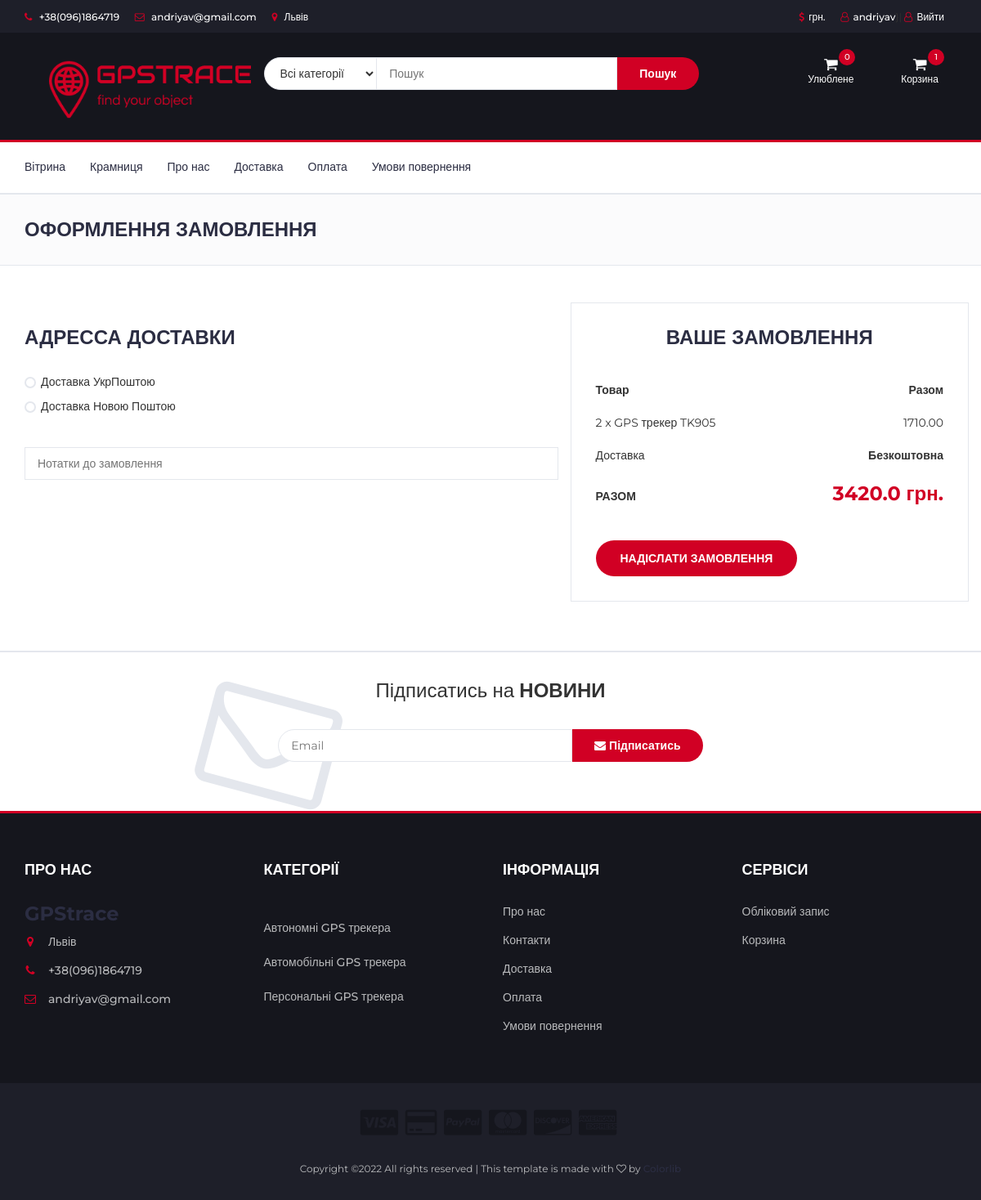
Before: /checkout (signed in) with the older database file.
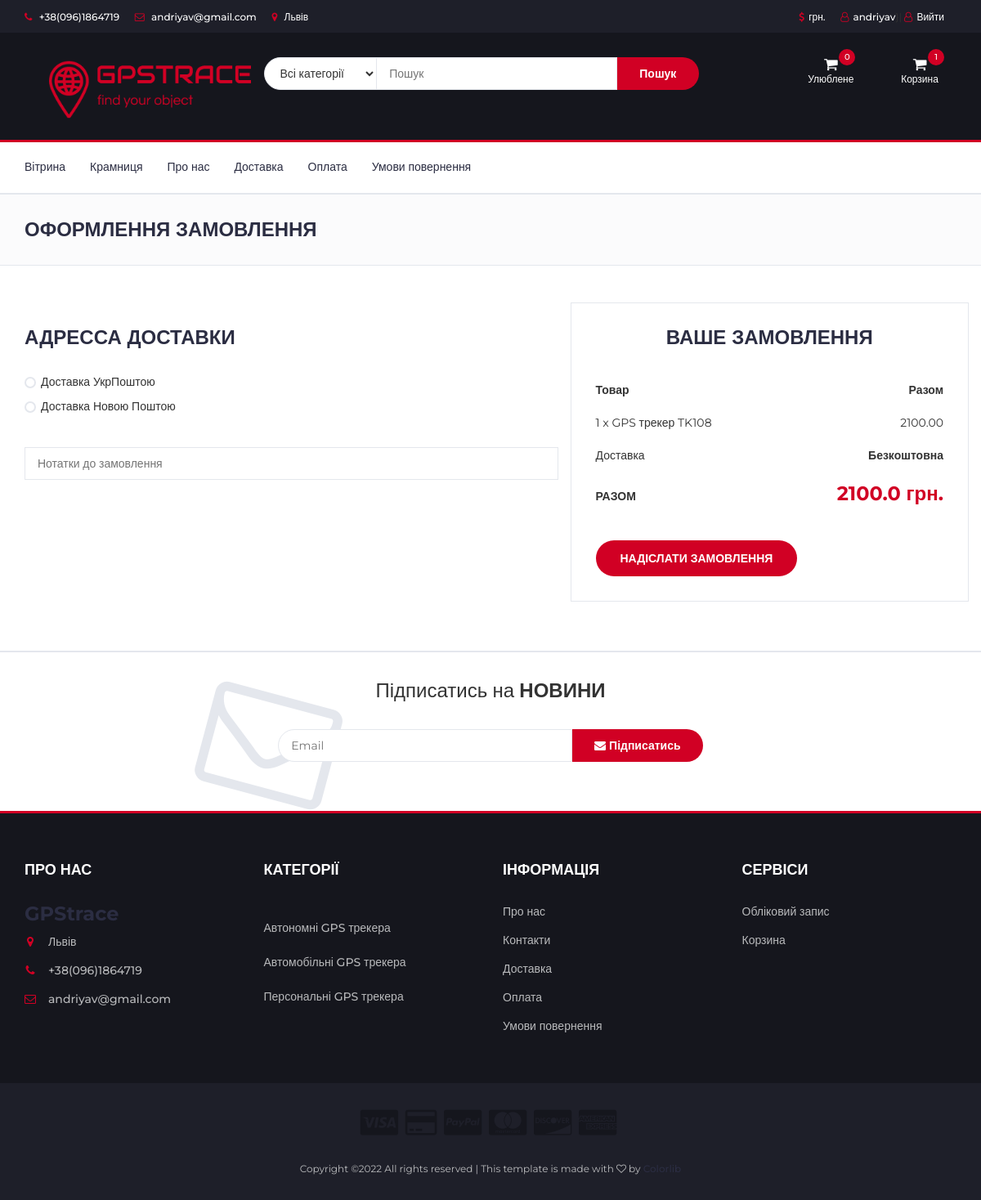
After: the same page with the newer database file.
### store/models.py (models this page shows, shortened)
class OrderItem(models.Model):
    user = models.ForeignKey(settings.AUTH_USER_MODEL,
                             on_delete=models.CASCADE, null=True, blank=True)
    ordered = models.BooleanField(default=False)
    item = models.ForeignKey(Item, on_delete=models.CASCADE)
    quantity = models.IntegerField(default=1)

class Item(models.Model):
    title = models.CharField(max_length=100, null=True, verbose_name='Назва товару')
    slug = models.SlugField(max_length=100, unique=True, db_index=True, null=True)
    photo = models.ImageField(upload_to='img', null=True)
    price = models.FloatField(blank=True, null=True, verbose_name='Ціна товару')
    discount = models.IntegerField(blank=True, null=True, verbose_name='Знижка у %')
    short_description = models.TextField(max_length=5000, null=True, blank=True, verbose_name='Короткий опис')
    description = models.TextField(max_length=5000, null=True, blank=True, verbose_name='Опис')
    details = models.TextField(max_length=5000, null=True, blank=True, verbose_name='Деталі')
    label = models.CharField(choices=LABEL_CHOICES, max_length=20, null=True, blank=True, verbose_name='Акційна мітка')
    battery = models.IntegerField(choices=BATTERY_CHOICES, null=True, blank=True,
                               verbose_name='Ємність акумуляторної батареї')
    cat = models.ForeignKey('Category', on_delete=models.PROTECT, null=True)
    quantity = models.IntegerField(default=1)
    def discount_price_calculation(self):
        self.discount_price = self.price - (self.price * (self.discount / 100))
        return self.discount_price

class Category(models.Model):
    name = models.CharField(max_length=100, db_index=True, verbose_name='Категорія')
    slug = models.SlugField(max_length=255, unique=True, db_index=True, verbose_name='URL', null=True)
    def get_absolute_url(self):
        return reverse('category', kwargs={'cat_slug': self.slug})

class Order(models.Model):
    user = models.ForeignKey(settings.AUTH_USER_MODEL,
                             on_delete=models.CASCADE, null=True, blank=True)
    items = models.ManyToManyField(OrderItem)
    start_date = models.DateTimeField(auto_now_add=True)
    ordered_date = models.DateTimeField()
    ordered = models.BooleanField(default=False)
    ordered_date = models.DateTimeField(null=True)
    first_name = models.CharField(max_length=200,  blank=True, null=True)
    last_name = models.CharField(max_length=200, null=True)
    email = models.CharField(max_length=200, null=True)
    street_address = models.CharField(max_length=200, null=True)
    city = models.CharField(max_length=200, null=True)
    index = models.CharField(max_length=200, null=True)
    phone = models.CharField(max_length=200, null=True)
    first_name_np = models.CharField(max_length=200, blank=True, null=True)
    last_name_np = models.CharField(max_length=200, null=True)
    phone_np = models.CharField(max_length=200, null=True)
    city_np = models.CharField(max_length=200, null=True)
    address_np = models.CharField(max_length=200, null=True)
    order_notes = models.TextField(max_length=5000, null=True, blank=True)

### account/models.py (models this page shows, shortened)
class UserBase(AbstractBaseUser, PermissionsMixin):
    email = models.EmailField(_('Електронна адреса'), unique=True)
    user_name = models.CharField(max_length=150, unique=True)
    first_name = models.CharField(max_length=150, blank=True)
    about = models.TextField(_(
        'about'), max_length=500, blank=True)
    phone_number = models.CharField(max_length=15, blank=True)
    postcode = models.CharField(max_length=12, blank=True)
    address_line_1 = models.CharField(max_length=150, blank=True)
    address_line_2 = models.CharField(max_length=150, blank=True)
    town_city = models.CharField(max_length=150, blank=True)
    is_active = models.BooleanField(default=False)
    is_staff = models.BooleanField(default=False)
    created = models.DateTimeField(auto_now_add=True)
    updated = models.DateTimeField(auto_now=True)
    objects = CustomAccountManager()
    USERNAME_FIELD = 'email'
    REQUIRED_FIELDS = ['user_name']

### store/views.py (the view, shortened to what this page needs)
# urls.py: path('checkout', CheckOutView.as_view(), name='checkout'),
class CheckOutView(LoginRequiredMixin, ListView):
    def get(self, *args, **kwargs):
        form = CheckoutForms()
        try:
            order = Order.objects.get(user=self.request.user, ordered=False)
        except ObjectDoesNotExist:
            messages.warning(self.request, "You do not have an active order")
            return redirect("/")
        city = City.objects.all()
        context = {
            'form': form,
            'ob_item': order,
            'city': city
        }
        return render(self.request, "store/checkout.html", context)

### cart/context_processors.py (called while the page is built)
def cart(request):
    return {'cart': Cart(request)}

### store/templatetags/store_tags.py (called while the page is built)
@register.inclusion_tag('store/list_categories.html')
def get_categories():
    cats = Category.objects.all()
    return {'cats': cats}

@register.filter
def cart_item_count(user):
    if user.is_authenticated:
        qs = Order.objects.filter(user=user, ordered=False)
        if qs.exists():
            return qs[0].items.count()
    return 0

@register.filter
def get_cart_navbar(user):
    if user.is_authenticated:
        cart_item = OrderItem.objects.filter(user=user, ordered=False)
        if cart_item.exists():
            return cart_item

@register.filter
def get_favorite(user):
    if user.is_authenticated:
        favorite_item = Favorite.objects.filter(user=user)
        if favorite_item.exists():
            return favorite_item

@register.filter
def favorite_item_count(user):
    if user.is_authenticated:
        qs = Favorite.objects.filter(user=user)
        if qs.exists():
            return qs.count()
    return 0

### store/templates/store/checkout.html (shortened to what this page needs)
{% load static %}
{% load store_tags %}
<html lang="en">
<head>
    <link type="text/css" rel="stylesheet" href="{% static 'css/bootstrap.min.css' %}"/>
    <link type="text/css" rel="stylesheet" href="{% static 'css/slick.css' %}"/>
    <link type="text/css" rel="stylesheet" href="{% static 'css/slick-theme.css' %}"/>
    <link type="text/css" rel="stylesheet" href="{% static 'css/nouislider.min.css' %}"/>
    <link rel="stylesheet" href="{% static 'css/font-awesome.min.css' %}">
    <link type="text/css" rel="stylesheet" href="{% static 'css/style.css' %}"/>
</head>
<body>
{% include "store/navbar.html" %}
<div id="breadcrumb" class="section">
    <div class="container">
        <div class="row">
            <div class="col-md-12">
                <h3 class="breadcrumb-header">Оформлення замовлення</h3>
            </div>
        </div>
    </div>
</div>
<form method="POST" class="card-body">
    <div class="section">
        <div class="container">
            <div class="row">
                <div class="col-md-7">
                    <div class="billing-details">
                        <div class="section-title">
                            <h3 class="title">Адресса доставки</h3>
                        </div>
                        <div class="payment-method">
                            <div class="input-radio">
                                <label for="payment-1">
                                    <span></span>
                                    Доставка УкрПоштою
                                </label>
                            </div>
                            <div class="input-radio">
                                <label for="payment-2">
                                    <span></span>
                                    Доставка Новою Поштою
                                </label>
                            </div>
                        </div>
                    </div>
                    <div class="order-notes">
                        <div class="form-group">{{ form.order_notes}}</div>
                    </div>
                </div>
                <div class="col-md-5 order-details">
                    <div class="section-title text-center">
                        <h3 class="title">Ваше замовлення</h3>
                    </div>
                    <div class="order-summary">
                        <div class="order-col">
                            <div><strong>Товар</strong></div>
                            <div><strong>Разом</strong></div>
                        </div>
                        {% for items_checkout in ob_item.items.all %}
                        <div class="order-products">
                            <div class="order-col">
                                {% if items_checkout.item.discount %}
                                <div>{{items_checkout.quantity}} x {{items_checkout.item.title}}</div>
                                <div>{{items_checkout.item.discount_price_calculation | floatformat:2}}</div>
                                {% else %}
                                <div>{{items_checkout.quantity}} x {{items_checkout.item.title}}</div>
                                <div>{{items_checkout.item.price}}</div>
                                {% endif %}
                            </div>
                        </div>
                        {% endfor %}
                        <div class="order-col">
                            <div>Доставка</div>
                            <div><strong>Безкоштовна</strong></div>
                        </div>
                        <div class="order-col">
                            <div><strong>РАЗОМ</strong></div>
                            <div><strong class="order-total">{{ request.user|get_cart_total_price }} грн.</strong></div>
                        </div>
                    </div>
                    <div id="btn-box">
                        <button class="primary-btn order-submit" type="submit">Надіслати замовлення</button>
                    </div>
                </div>
            </div>
        </div>
</form>
{% include "store/footer.html" %}
</body>
</html>

### store/templates/store/navbar.html (shortened to what the changed rows need)
{% load static %}
{% load store_tags %}
<link type="text/css" rel="stylesheet" href="{% static 'css/bootstrap.min.css' %}"/>
<link type="text/css" rel="stylesheet" href="{% static 'css/slick.css' %}"/>
<link type="text/css" rel="stylesheet" href="{% static 'css/slick-theme.css' %}"/>
<link type="text/css" rel="stylesheet" href="{% static 'css/nouislider.min.css' %}"/>
<link rel="stylesheet" href="{% static 'css/font-awesome.min.css' %}">
<link type="text/css" rel="stylesheet" href="{% static 'css/style.css' %}"/>
<header>
    <div id="top-header">
        <div class="container">
            <ul class="header-links pull-right">
                {% if request.user.is_authenticated %}
                <li><a href="{% url "account:dashboard" %}"><i class="fa fa-user-o"></i>{{ user.user_name }}</a>}|
                    <a href="{% url 'logout'  %}"><i class="fa fa-user-o"></i>Вийти</li>
                {% else %}
                <li><a href="{% url "account:login" %}"><i class="fa fa-user-o"></i>Обліковий запис</a></li>
                {% endif %}
            </ul>
        </div>
    </div>
    <div id="header">
        <div class="container">
            <div class="row">
                <div class="col-md-3 clearfix">
                    <div class="header-ctn">
                        <div class="dropdown">
                            <a class="dropdown-toggle" data-toggle="dropdown" aria-expanded="true">
                                <i class="fa fa-shopping-cart"></i>
                                <span>Улюблене</span>
                                <div class="qty">{{ request.user|favorite_item_count }}</div>
                            </a>
                        </div>
                        <div class="dropdown">
                            <a class="dropdown-toggle" data-toggle="dropdown" aria-expanded="true">
                                <i class="fa fa-shopping-cart"></i>
                                <span>Корзина</span>
                                {% if user.is_authenticated %}
                                <div class="qty">{{ request.user|cart_item_count }}</div>
                                {% endif %}
                        </div>
                    </div>
                </div>
            </div>
</header>

### store/templates/store/list_categories.html
{% load static %}
<ul class="main-nav nav-pills nav-stacked">
    {% for c in cats %}
    <div><br></div>
    <li><a href="{{c.get_absolute_url}}">{{c.name}}</a></li>
    {% endfor %}
</ul>

Changed rows visible on the page:
no longer on this page (row edited): OrderItem: quantity "2", item "GPS трекер TK905", item.discount_price_calculation "1710.00"
changed UserBase "andriyav": user|get_cart_total_price "3420.0" → "2100.0"
added OrderItem: quantity "1", item "GPS трекер TK108", item.discount_price_calculation "2100.00"
